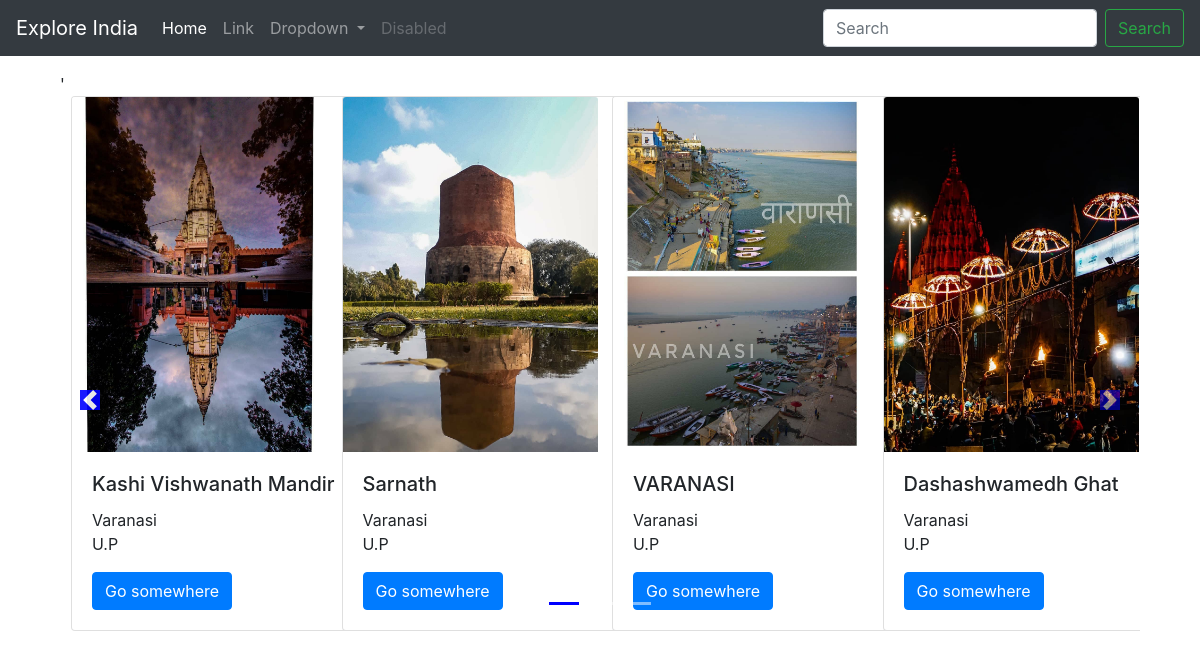
The app's page /index/ with its own data.
### web/models.py (models this page shows, shortened)
class Places(models.Model):
	place_id = models.AutoField
	place_name = models.CharField(max_length=20)
	place_dist = models.CharField(max_length=50, default ="")
	place_state = models.CharField(max_length=50,default="")
	place_comp_addre = models.CharField(max_length=100,default="")
	category = models.CharField(max_length=50, default="")
	place_desc = models.CharField(max_length=300)
	contrib_date = models.DateField()
	image = models.ImageField(upload_to="web/images", default="")

### web/views.py (the view)
# urls.py: path("index/", views.index, name='Index'),
def index(request):
    places= Places.objects.all()
    n= len(places)
    nSlides= n//4 + ceil((n/4) + (n//4))
    params={'no_of_slides':nSlides, 'range':range(1,nSlides), 'place': places}
    return render(request,"web/index.html", params)

### web/templates/web/index.html (shortened to what this page needs)
{% extends 'web/basic.html' %}
{% block body %}
{% load static %}
<div class="container" xmlns:data="http://www.w3.org/1999/xhtml">
    <div id="demo" class="carousel slide my-3" data-ride="carousel">'
        <ul class="carousel-indicators">
            <li data-target="#demo" data-slide-to="0" class="active"></li>
            {% for i in range %}
            <li data-target="#demo" data-slide-to="{{i}}" ></li>
            {% endfor %}
        </ul>
        <div class="carousel-inner">
        <div class="carousel-item active">
            <div class="col-xs-3 col-sm-3 col-md-3">
              <div class="card" style="width: 18rem;">
                <img src='/media/{{place.0.image}}' class="card-img-top" alt="...">
                <div class="card-body">
                  <h5 class="card-title">{{place.0.place_name}}</h5>
                  <p class="card-text">{{place.0.place_dist}}<br>{{place.0.place_state}}</p>
                  <a href="#" class="btn btn-primary">Go somewhere</a>
                </div>
              </div>
            </div>
            {% for i in place|slice:"1:" %}
            <div class="col-xs-3 col-sm-3 col-md-3">
              <div class="card" style="width: 18rem;">
                <img src='/media/{{i.image}}' class="card-img-top" alt="...">
                <div class="card-body">
                  <h5 class="card-title">{{i.place_name}}</h5>
                  <p class="card-text">{{i.place_dist}}<br>{{i.place_state}}</p>
                  <a href="#" class="btn btn-primary">Go somewhere</a>
                </div>
              </div>
            </div>
            {% endfor %}
      </div>
      </div>
        </div>
        <a class="carousel-control-prev " href="#demo" role="button" data-slide="prev">
   <span class="carousel-control-prev-icon" aria-hidden="true" ></span>
  </a>
  <a class="carousel-control-next" href="#demo" role="button" data-slide="next">
    <span class="carousel-control-next-icon" aria-hidden="true"></span>
  </a>
</div>
{% endblock %}

### web/templates/web/basic.html (shortened to what this page needs)
<!doctype html>
<html lang="en">
  <head>
    <link rel="stylesheet" href="https://stackpath.bootstrapcdn.com/bootstrap/4.5.2/css/bootstrap.min.css">
</head>
<body>
    <nav class="navbar navbar-expand-lg navbar-dark bg-dark">
        <a class="navbar-brand" href="/">Explore India</a>
        <div class="collapse navbar-collapse" id="navbarSupportedContent">
            <ul class="navbar-nav mr-auto">
                <li class="nav-item active">
                    <a class="nav-link" href="/">Home <span class="sr-only">(current)</span></a>
                </li>
                <li class="nav-item">
                    <a class="nav-link" href="#">Link</a>
                </li>
                <li class="nav-item dropdown">
                    <a class="nav-link dropdown-toggle" href="#" id="navbarDropdown" role="button"
                        data-toggle="dropdown" aria-haspopup="true" aria-expanded="false">
                        Dropdown
                    </a>
                </li>
                <li class="nav-item">
                    <a class="nav-link disabled" href="#" tabindex="-1" aria-disabled="true">Disabled</a>
                </li>
            </ul>
            <form class="form-inline my-2 my-lg-0">
                <input class="form-control mr-sm-2" type="search" placeholder="Search" aria-label="Search">
                <button class="btn btn-outline-success my-2 my-sm-0" type="submit">Search</button>
            </form>
        </div>
    </nav>
    <div class = "container">
        {% block body %} {% endblock %}
    </div>
  </body>
</html>

### records on screen
Places: image (picture), place_name "Kashi Vishwanath Mandir", place_dist "Varanasi", place_state "U.P"
Places: image (picture), place_name "Sarnath", place_dist "Varanasi", place_state "U.P"
Places: image (picture), place_name "VARANASI", place_dist "Varanasi", place_state "U.P"
Places: image (picture), place_name "Dashashwamedh Ghat", place_dist "Varanasi", place_state "U.P"
